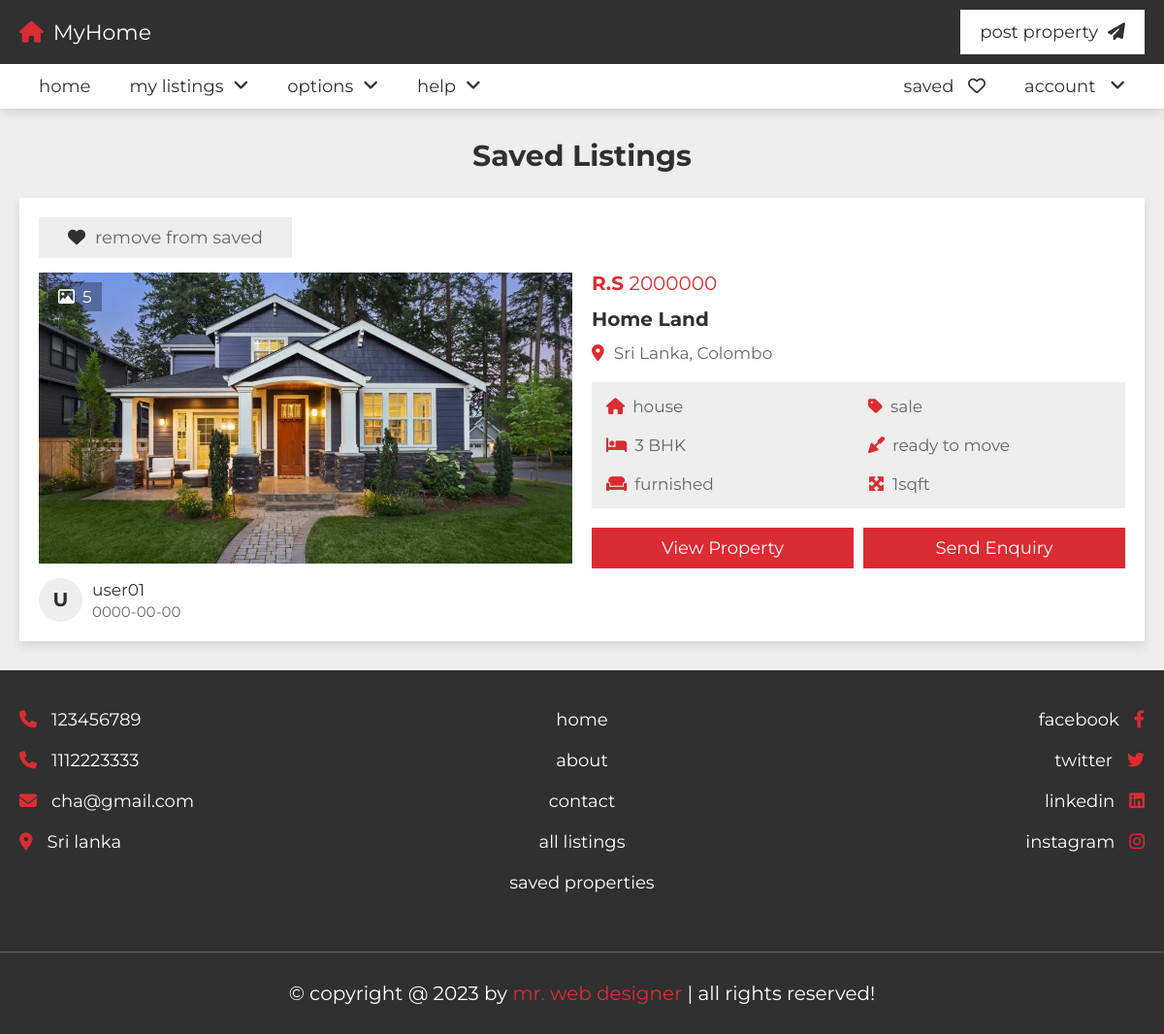
Screenshot of /saved.php (signed in) with the database file from the repository.
### tables this page shows
CREATE TABLE IF NOT EXISTS `property` (
  `id` int NOT NULL AUTO_INCREMENT,
  `user_id` varchar(20) NOT NULL,
  `property_name` varchar(50) NOT NULL,
  `address` varchar(100) NOT NULL,
  `price` varchar(10) NOT NULL,
  `type` varchar(10) NOT NULL,
  `offer` varchar(10) NOT NULL,
  `status` varchar(50) NOT NULL,
  `furnished` varchar(50) NOT NULL,
  `bhk` varchar(10) NOT NULL,
  `deposite` varchar(10) NOT NULL,
  `bedroom` varchar(10) NOT NULL,
  `bathroom` varchar(10) NOT NULL,
  `balcony` varchar(10) NOT NULL,
  `carpet` varchar(10) NOT NULL,
  `age` varchar(2) NOT NULL,
  `total_floors` varchar(2) NOT NULL,
  `room_floor` varchar(2) NOT NULL,
  `loan` varchar(50) NOT NULL,
  `lift` varchar(3) NOT NULL DEFAULT 'no',
  `security_guard` varchar(3) NOT NULL DEFAULT 'no',
  `play_ground` varchar(3) NOT NULL DEFAULT 'no',
  `garden` varchar(3) NOT NULL DEFAULT 'no',
  `water_supply` varchar(3) NOT NULL DEFAULT 'no',
  `power_backup` varchar(3) NOT NULL DEFAULT 'no',
  `parking_area` varchar(3) NOT NULL DEFAULT 'no',
  `gym` varchar(3) NOT NULL DEFAULT 'no',
  `shopping_mall` varchar(3) NOT NULL DEFAULT 'no',
  `hospital` varchar(3) NOT NULL DEFAULT 'no',
  `school` varchar(3) NOT NULL DEFAULT 'no',
  `market_area` varchar(3) NOT NULL DEFAULT 'no',
  `image_01` varchar(50) NOT NULL,
  `image_02` varchar(50) NOT NULL,
  `image_03` varchar(50) NOT NULL,
  `image_04` varchar(50) NOT NULL,
  `image_05` varchar(50) NOT NULL,
  `description` varchar(1000) NOT NULL,
  `date` date NOT NULL,
  PRIMARY KEY (`id`)
);

CREATE TABLE IF NOT EXISTS `users` (
  `id` int NOT NULL AUTO_INCREMENT,
  `name` varchar(50) NOT NULL,
  `number` varchar(10) NOT NULL,
  `email` varchar(50) NOT NULL,
  `password` varchar(50) NOT NULL,
  PRIMARY KEY (`id`)
);

### saved.php (the view, shortened to what this page needs)
<?php
include 'components/connect.php';
if(isset($_COOKIE['user_id'])){
   $user_id = $_COOKIE['user_id'];
}else{
   $user_id = '';
   header('location:login.php');
}
?>
<!DOCTYPE html>
<html lang="en">
<head>
   <link rel="stylesheet" href="https://cdnjs.cloudflare.com/ajax/libs/font-awesome/6.2.0/css/all.min.css">
   <link rel="stylesheet" href="css/style.css">
</head>
<body>
<?php include 'components/user_header.php'; ?>
<section class="listings">
   <h1 class="heading">saved listings</h1>
   <div class="box-container">
      <?php
         $select_saved_property = $conn->prepare("SELECT * FROM `saved` WHERE user_id = ?");
         $select_saved_property->execute([$user_id]);
         if($select_saved_property->rowCount() > 0){
         while($fetch_saved = $select_saved_property->fetch(PDO::FETCH_ASSOC)){
         $select_properties = $conn->prepare("SELECT * FROM `property` WHERE id = ? ORDER BY date DESC");
         $select_properties->execute([$fetch_saved['property_id']]);
         if($select_properties->rowCount() > 0){
            while($fetch_property = $select_properties->fetch(PDO::FETCH_ASSOC)){
            $select_user = $conn->prepare("SELECT * FROM `users` WHERE id = ?");
            $select_user->execute([$fetch_property['user_id']]);
            $fetch_user = $select_user->fetch(PDO::FETCH_ASSOC);
            if(!empty($fetch_property['image_02'])){
               $image_coutn_02 = 1;
            }else{
               $image_coutn_02 = 0;
            }
            if(!empty($fetch_property['image_03'])){
               $image_coutn_03 = 1;
            }else{
               $image_coutn_03 = 0;
            }
            if(!empty($fetch_property['image_04'])){
               $image_coutn_04 = 1;
            }else{
               $image_coutn_04 = 0;
            }
            if(!empty($fetch_property['image_05'])){
               $image_coutn_05 = 1;
            }else{
               $image_coutn_05 = 0;
            }
            $total_images = (1 + $image_coutn_02 + $image_coutn_03 + $image_coutn_04 + $image_coutn_05);
            $select_saved = $conn->prepare("SELECT * FROM `saved` WHERE property_id = ? and user_id = ?");
            $select_saved->execute([$fetch_property['id'], $user_id]);
      ?>
      <form action="" method="POST">
         <div class="box">
            <?php
               if($select_saved->rowCount() > 0){
            ?>
            <button type="submit" name="save" class="save"><i class="fas fa-heart"></i><span>remove from saved</span></button>
            <?php
               }else{
            ?>
            <button type="submit" name="save" class="save"><i class="far fa-heart"></i><span>save</span></button>
            <?php
               }
            ?>
            <div class="thumb">
               <p class="total-images"><i class="far fa-image"></i><span><?= $total_images; ?></span></p>
               <img src="uploaded_files/<?= $fetch_property['image_01']; ?>" alt="">
            </div>
            <div class="admin">
               <h3><?= substr($fetch_user['name'], 0, 1); ?></h3>
               <div>
                  <p><?= $fetch_user['name']; ?></p>
                  <span><?= $fetch_property['date']; ?></span>
               </div>
            </div>
         </div>
         <div class="box">
            <div class="price"><span><b>R.S </b></span><span><?= $fetch_property['price']; ?></span></div>
            <h3 class="name"><?= $fetch_property['property_name']; ?></h3>
            <p class="location"><i class="fas fa-map-marker-alt"></i><span><?= $fetch_property['address']; ?></span></p>
            <div class="flex">
               <p><i class="fas fa-house"></i><span><?= $fetch_property['type']; ?></span></p>
               <p><i class="fas fa-tag"></i><span><?= $fetch_property['offer']; ?></span></p>
               <p><i class="fas fa-bed"></i><span><?= $fetch_property['bhk']; ?> BHK</span></p>
               <p><i class="fas fa-trowel"></i><span><?= $fetch_property['status']; ?></span></p>
               <p><i class="fas fa-couch"></i><span><?= $fetch_property['furnished']; ?></span></p>
               <p><i class="fas fa-maximize"></i><span><?= $fetch_property['carpet']; ?>sqft</span></p>
            </div>
            <div class="flex-btn">
               <a href="view_property.php?get_id=<?= $fetch_property['id']; ?>" class="btn">view property</a>
               <input type="submit" value="send enquiry" name="send" class="btn">
            </div>
         </div>
      </form>
      <?php
               }
            }else{
               echo '<p class="empty">no properties added yet! <a href="post_property.php" style="margin-top:1.5rem;" class="btn">add new</a></p>';
            }
         }
      }else{
         echo '<p class="empty">no properties saved yet! <a href="listings.php" style="margin-top:1.5rem;" class="btn">discover more</a></p>';
      }
      ?>
   </div>
</section>
<?php include 'components/footer.php'; ?>
</body>
</html>

### css/style.css (style rules this page uses)
:root { --main-color:#DA2C32; --light-color:#666; --light-bg:#eee; --white:#fff; --black:#303030; --border:.1rem solid var(--light-color); --box-shodow:0 .5rem 1rem rgba(0,0,0,.1); }
* { font-family: 'Montserrat', sans-serif; margin: 0; padding: 0; box-sizing: border-box; outline: none; border: none; text-decoration: none; }
html { font-size: 62.5%; overflow-x: hidden; scroll-behavior: smooth; scroll-padding-top: 10rem; }
body { background-color: var(--light-bg); }
section { padding: 3rem 2rem; max-width: 1200px; margin: 0 auto; }
.heading { text-align: center; padding-bottom: 2.5rem; font-size: 3rem; color: var(--black); text-transform: capitalize; }
.btn, .inline-btn { margin-top: 1rem; padding: 1rem 3rem; background-color: var(--main-color); color: var(--white); cursor: pointer; text-align: center; font-size: 1.8rem; text-transform: capitalize; }
.btn { display: block; width: 100%; }
.flex-btn { display: flex; gap: 1rem; justify-content: space-between; align-items: flex-end; }
.listings .box-container { display: grid; row-gap: 2rem; }
.listings .box-container form { background-color: var(--white); box-shadow: var(--box-shodow); padding: 2rem; display: flex; gap: 2rem; flex-wrap: wrap; align-items: center; }
.listings .box-container form .box { flex: 1 1 40rem; overflow-x: hidden; }
.listings .box-container form .box .thumb { height: 30rem; position: relative; margin: 1.5rem 0; }
.listings .box-container form .box .thumb img { height: 100%; width: 100%; object-fit: cover; }
.listings .box-container form .box .save { padding: 1rem 3rem; background-color: var(--light-bg); font-size: 1.8rem; cursor: pointer; }
.listings .box-container form .box .save i { margin-right: 1rem; color: var(--black); }
.listings .box-container form .box .save span { color: var(--light-color); }
.listings .box-container form .box .thumb .total-images { position: absolute; top: 1rem; left: 1rem; background-color: rgba(0,0,0,.3); color: var(--white); padding:.5rem 1rem; font-size: 1.7rem; }
.listings .box-container form .box .thumb .total-images i { margin-right: .8rem; }
.listings .box-container form .box .admin { display: flex; align-items: center; gap: 1rem; }
.listings .box-container form .box .admin h3 { height: 4.5rem; line-height: 4.4rem; width: 4.5rem; border-radius: 50%; font-size: 2rem; color: var(--black); background-color: var(--light-bg); text-align:center; text-transform: uppercase; }
.listings .box-container form .box .admin p { padding-bottom: .3rem; color: var(--black); font-size: 1.7rem; }
.listings .box-container form .box .admin span { color: var(--light-color); font-size: 1.5rem; }
.listings .box-container form .box .price { font-size: 2rem; color: var(--main-color); }
.listings .box-container form .box .name { font-size: 2rem; padding: 1rem 0; color: var(--black); line-height: 1.5; text-overflow: ellipsis; }
.listings .box-container form .box .location { font-size: 1.7rem; color: var(--light-color); padding-bottom: 1rem; }
.listings .box-container form .box .location i { margin-right: 1rem; color: var(--main-color); }
.listings .box-container form .box .flex { margin: 1rem 0; background-color: var(--light-bg); padding: 1.5rem; display: flex; flex-wrap: wrap; justify-content: space-between; gap: 2rem; }
.listings .box-container form .box .flex p { font-size: 1.7rem; flex: 1 1 20rem; }
.listings .box-container form .box .flex p i { color: var(--main-color); margin-right: .8rem; }
.listings .box-container form .box .flex p span { color: var(--light-color); }

### rows the page displays
property: total_images "5", image_01 (picture), user.name "U", user.name "user01", date "0000-00-00", price "2000000", property_name "Home Land", address "Sri Lanka, Colombo", type "house", offer "sale", bhk "3", status "ready to move", furnished "furnished", carpet "1"
